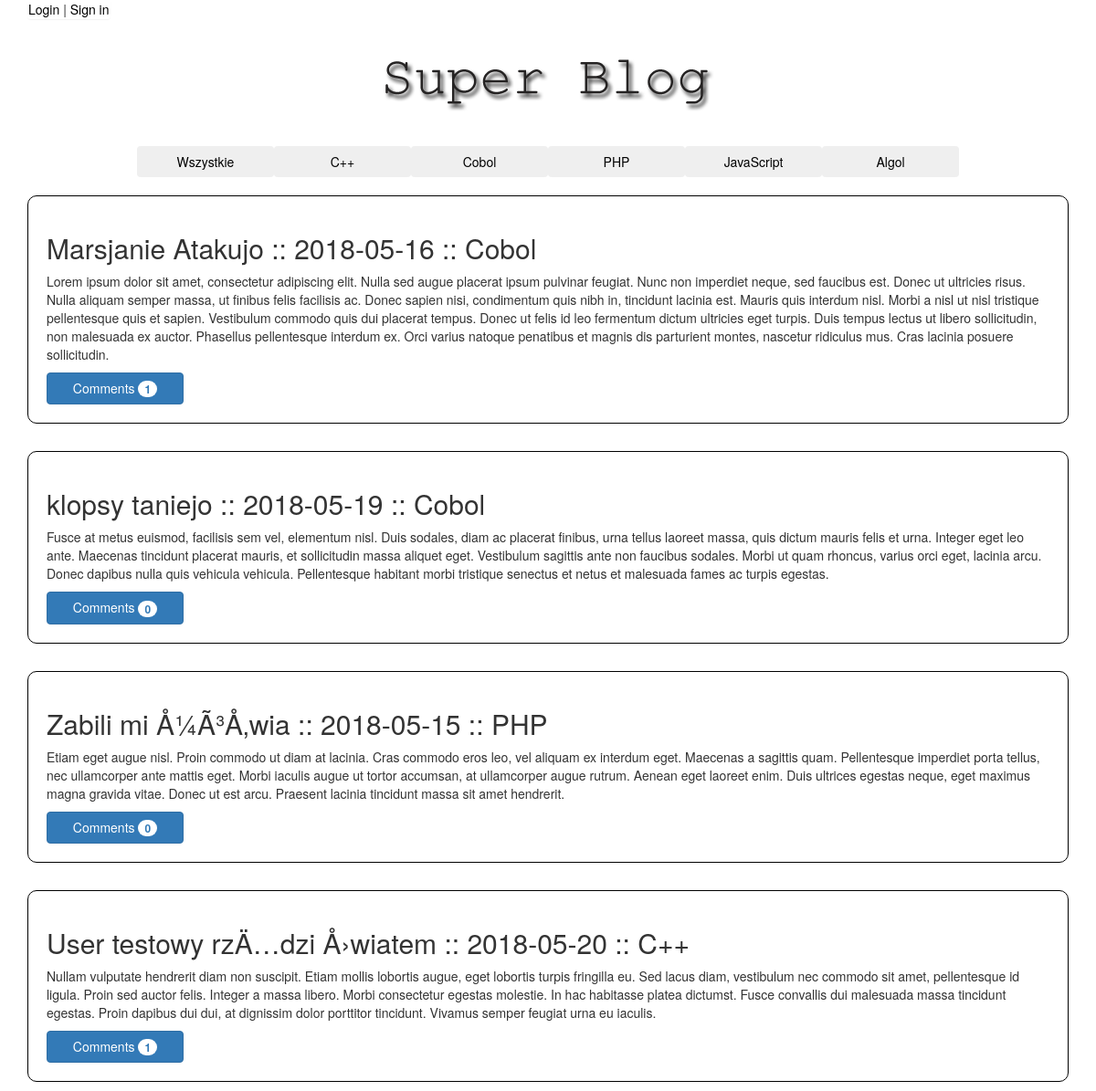
The page / on the database its author committed.
### tables this page shows
CREATE TABLE `categories` (
  `id_category` int(11) NOT NULL,
  `category` varchar(30) DEFAULT NULL
);

CREATE TABLE `news` (
  `id` int(11) NOT NULL,
  `title` varchar(30) DEFAULT NULL,
  `date` date DEFAULT NULL,
  `id_category` int(11) DEFAULT NULL,
  `content` text,
  `author` int(11) DEFAULT NULL
);

### index.php (the view, shortened to what this page needs)
<!DOCTYPE html>
<html lang="pl">
<html>
<head>
	<link rel="stylesheet" type="text/css" href="style.css">
	<link rel="stylesheet" href="https://maxcdn.bootstrapcdn.com/bootstrap/3.3.7/css/bootstrap.min.css">
</head>
<body>
	<div class="container">
	<?php
	require('panel.php');
	?>
	<div class="row">
	<div class="header">
	<h1><a href="index.php"><img src="logo.png"></a></h1>
	</div>
	</div>
	<?php
		include('connect.php');
		$result2 = mysqli_query($connect,"SELECT * from categories");
				echo '<div id="menu" class="btn-group" role="group">';
				echo '<a href="?cat=a" ><button type="button" class="btn btn-secondary">Wszystkie</button></a>';
		if(mysqli_num_rows($result2) >0){
			while ($wynik2 = mysqli_fetch_array($result2)) {
				echo '<a href="?cat=' . $wynik2['id_category'] . ' " ><button type="button" class="btn btn-secondary">' . $wynik2['category'] . '</button></a>';
			}
		}
		echo "</div>";
		$category = @$_GET['cat'];
		echo "<div class='content'>";
		echo "<div class='col-8'";
		switch ($category){
				default:
				$result3 = mysqli_query($connect,"SELECT * from news inner join categories using(id_category)");
					if(mysqli_num_rows($result3) >0) {
						echo "<div class='article'>";
	               		while ($wynik = mysqli_fetch_array($result3))
	               			{
	               				$id= $wynik['id'];
	               				$comment = mysqli_query($connect,"SELECT * from news inner join comment on news.id=comment.news where news.id=$id");
	               				echo "<div class='article'>";
		               				echo "<h2>" . $wynik['title'] . " :: " . $wynik['date'] . " :: ". $wynik['category'] . "</h2>";
		               				echo "<div class='text'";
		               					echo "<p>" . $wynik['content'] . "</p>";
		               				echo "</div>";
		               				echo "<a href='comment.php?id=". $wynik['id'] ."'><button type='button' class='btn btn-primary'>
  											Comments <span class='badge badge-light'>". mysqli_num_rows($comment) ."</span>
										</button></a>";
	               				echo "</div>";
	               			}
	               	}
					break;
			}
			echo "</div>";
			echo "</div>";
	?>
	</div>
</body>
</html>

### panel.php
<?php
if (isset($_SESSION["user"])) {
	echo "<div class='panel'>";
	if ($_SESSION["user"] == "admin@admin.com") {
		echo "<a href='admin.php'>". $_SESSION["user"] . "</a> | <a href='?action=logout'>Log out</a>";
	}
	else{
	echo "<a href='user.php'>". $_SESSION["user"] . "</a> | <a href='?action=logout'>Log out</a>";
}
	"</div>";
	if (isset($_GET['action'])) {
		if ($_GET['action'] == "logout") {
		session_unset();
		session_destroy();
		echo "<script>location.href='index.php';</script>";
	}
	}
}else{
	echo "<div class='panel'>
		<a href='login.php'>Login</a> | <a href='rejestracja.php'>Sign in</a>
	</div>";
}
?>

### style.css (style rules this page uses)
.article { border: 1px solid black; margin-bottom: 10px; margin-top: 20px; padding: 20px; border-radius: 10px; width: 100%; float: right; position: relative; max-width:100%;height:auto; }
a:link { color: black; }
button { width: 15rem; }
.header { text-align: center; }
h2 { font-weight: bold; text-align: left; }
#menu { display: block; margin:0 auto; width: 100%; text-align: center; }
.container div { display: inline; }

### rows shown on the page
categories: category "C++"
categories: category "Cobol"
categories: category "PHP"
categories: category "JavaScript"
categories: category "Algol"
news: title "Marsjanie Atakujo", date "2018-05-16", id_category.category "Cobol", content "Lorem ipsum dolor sit amet, consectetur adipiscing elit. Nulla sed augue placerat ipsum pulvinar feugiat. Nunc non imperdiet neque, sed faucibus est. Donec ut ultricies risus. Nulla aliquam semper massa, ut finibus felis facilisis ac. Donec sapien nisi, condimentum quis nibh in, tincidunt lacinia est. Mauris quis interdum nisl. Morbi a nisl ut nisl tristique pellentesque quis et sapien. Vestibulum commodo quis dui placerat tempus. Donec ut felis id leo fermentum dictum ultricies eget turpis. Duis tempus lectus ut libero sollicitudin, non malesuada ex auctor. Phasellus pellentesque interdum ex. Orci varius natoque penatibus et magnis dis parturient montes, nascetur ridiculus mus. Cras…", mysqli_num_rows($comment) "1"
news: title "klopsy taniejo", date "2018-05-19", id_category.category "Cobol", content "Fusce at metus euismod, facilisis sem vel, elementum nisl. Duis sodales, diam ac placerat finibus, urna tellus laoreet massa, quis dictum mauris felis et urna. Integer eget leo ante. Maecenas tincidunt placerat mauris, et sollicitudin massa aliquet eget. Vestibulum sagittis ante non faucibus sodales. Morbi ut quam rhoncus, varius orci eget, lacinia arcu. Donec dapibus nulla quis vehicula vehicula. Pellentesque habitant morbi tristique senectus et netus et malesuada fames ac turpis egestas.", mysqli_num_rows($comment) "0"
news: title "Zabili mi Å¼Ã³Å‚wia", date "2018-05-15", id_category.category "PHP", content "Etiam eget augue nisl. Proin commodo ut diam at lacinia. Cras commodo eros leo, vel aliquam ex interdum eget. Maecenas a sagittis quam. Pellentesque imperdiet porta tellus, nec ullamcorper ante mattis eget. Morbi iaculis augue ut tortor accumsan, at ullamcorper augue rutrum. Aenean eget laoreet enim. Duis ultrices egestas neque, eget maximus magna gravida vitae. Donec ut est arcu. Praesent lacinia tincidunt massa sit amet hendrerit.", mysqli_num_rows($comment) "0"
news: title "User testowy rzÄ…dzi Å›wiatem", date "2018-05-20", id_category.category "C++", content "Nullam vulputate hendrerit diam non suscipit. Etiam mollis lobortis augue, eget lobortis turpis fringilla eu. Sed lacus diam, vestibulum nec commodo sit amet, pellentesque id ligula. Proin sed auctor felis. Integer a massa libero. Morbi consectetur egestas molestie. In hac habitasse platea dictumst. Fusce convallis dui malesuada massa tincidunt egestas. Proin dapibus dui dui, at dignissim dolor porttitor tincidunt. Vivamus semper feugiat urna eu iaculis.", mysqli_num_rows($comment) "1"
